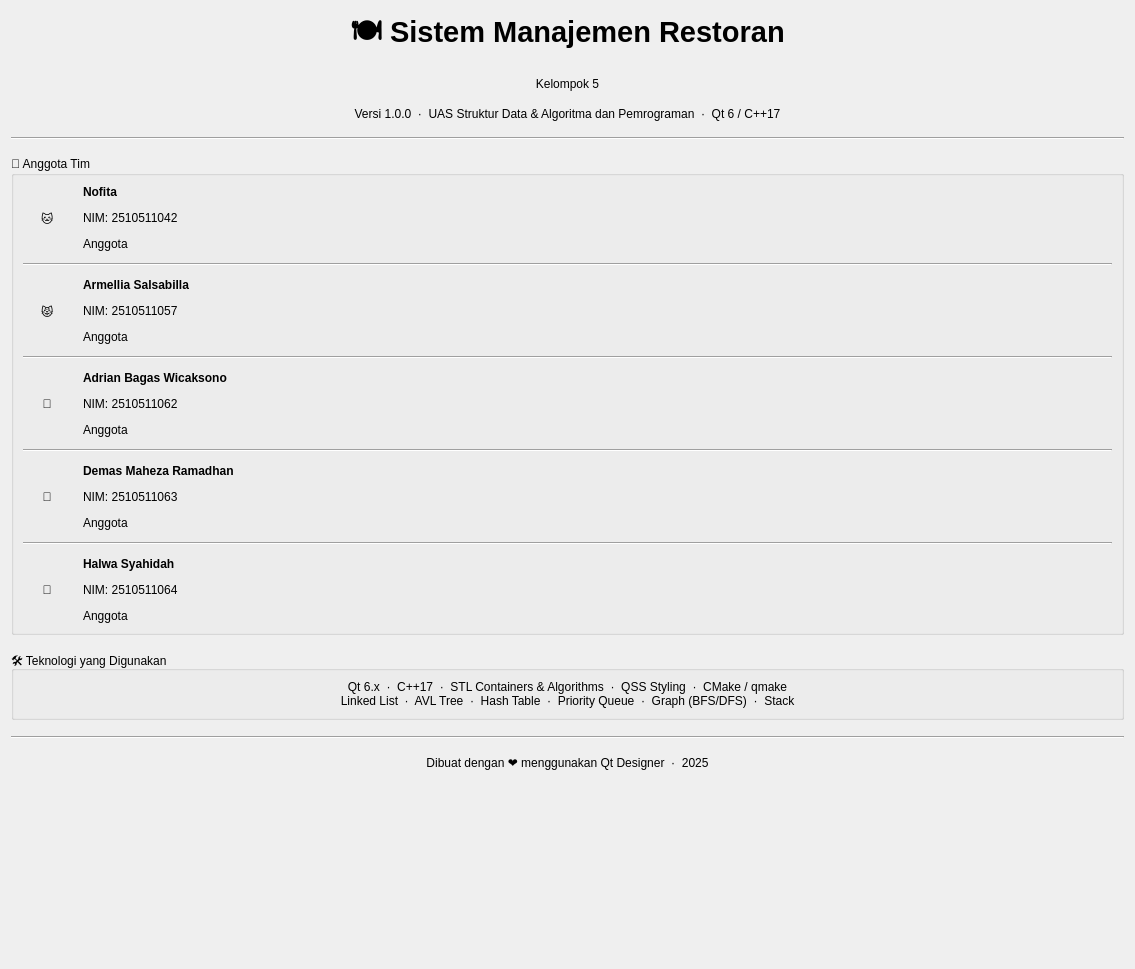
          <widget class="QWidget" name="creditScrollContent">
           <property name="geometry">
            <rect>
             <x>0</x>
             <y>0</y>
             <width>1135</width>
             <height>969</height>
            </rect>
           </property>
           <layout class="QVBoxLayout" name="creditScrollLayout">
            <property name="spacing">
             <number>16</number>
            </property>
            <item>
             <widget class="QLabel" name="lblCreditAppTitle">
              <property name="font">
               <font>
                <pointsize>22</pointsize>
                <bold>true</bold>
               </font>
              </property>
              <property name="text">
               <string>🍽 Sistem Manajemen Restoran</string>
              </property>
              <property name="alignment">
               <set>Qt::AlignmentFlag::AlignCenter</set>
              </property>
             </widget>
            </item>
            <item>
             <widget class="QLabel" name="IblKelompok">
              <property name="styleSheet">
               <string notr="true">color :rgb(0, 0, 0);
font: 700 16pt &quot;Segoe UI&quot;;</string>
              </property>
              <property name="text">
               <string>Kelompok 5</string>
              </property>
              <property name="alignment">
               <set>Qt::AlignmentFlag::AlignCenter</set>
              </property>
             </widget>
            </item>
            <item>
             <widget class="QLabel" name="lblCreditVersion">
              <property name="text">
               <string>Versi 1.0.0  ·  UAS Struktur Data &amp; Algoritma dan Pemrograman  ·  Qt 6 / C++17</string>
              </property>
              <property name="alignment">
               <set>Qt::AlignmentFlag::AlignCenter</set>
              </property>
             </widget>
            </item>
            <item>
             <widget class="QFrame" name="creditDivider1">
              <property name="frameShape">
               <enum>QFrame::Shape::HLine</enum>
              </property>
              <property name="frameShadow">
               <enum>QFrame::Shadow::Sunken</enum>
              </property>
             </widget>
            </item>
            <item>
             <widget class="QGroupBox" name="groupAnggota">
              <property name="title">
               <string>👥 Anggota Tim</string>
              </property>
              <layout class="QVBoxLayout" name="anggotaLayout">
               <property name="spacing">
                <number>12</number>
               </property>
               <item>
                <layout class="QHBoxLayout" name="rowAnggota1">
                 <item>
                  <widget class="QLabel" name="lblAvatar1">
                   <property name="enabled">
                    <bool>true</bool>
                   </property>
                   <property name="minimumSize">
                    <size>
                     <width>48</width>
                     <height>48</height>
                    </size>
                   </property>
                   <property name="maximumSize">
                    <size>
                     <width>48</width>
                     <height>48</height>
                    </size>
                   </property>
                   <property name="text">
                    <string>🐱</string>
                   </property>
                   <property name="alignment">
                    <set>Qt::AlignmentFlag::AlignCenter</set>
                   </property>
                  </widget>
                 </item>
                 <item>
                  <layout class="QVBoxLayout" name="infoAnggota1">
                   <item>
                    <widget class="QLabel" name="lblNama1">
                     <property name="font">
                      <font>
                       <bold>true</bold>
                      </font>
                     </property>
                     <property name="text">
                      <string>Nofita</string>
                     </property>
                    </widget>
                   </item>
                   <item>
                    <widget class="QLabel" name="lblNIM1">
                     <property name="text">
                      <string>NIM: 2510511042</string>
                     </property>
                    </widget>
                   </item>
                   <item>
                    <widget class="QLabel" name="lblPeran1">
                     <property name="text">
                      <string>Anggota</string>
                     </property>
                    </widget>
                   </item>
                  </layout>
                 </item>
                </layout>
               </item>
               <item>
                <widget class="QFrame" name="divAnggota1">
                 <property name="frameShape">
                  <enum>QFrame::Shape::HLine</enum>
                 </property>
                 <property name="frameShadow">
                  <enum>QFrame::Shadow::Sunken</enum>
                 </property>
                </widget>
               </item>
               <item>
                <layout class="QHBoxLayout" name="rowAnggota2">
                 <item>
                  <widget class="QLabel" name="lblAvatar2">
                   <property name="minimumSize">
                    <size>
                     <width>48</width>
                     <height>48</height>
                    </size>
                   </property>
                   <property name="maximumSize">
                    <size>
                     <width>48</width>
                     <height>48</height>
                    </size>
                   </property>
                   <property name="text">
                    <string>😾</string>
                   </property>
                   <property name="alignment">
                    <set>Qt::AlignmentFlag::AlignCenter</set>
                   </property>
                  </widget>
                 </item>
                 <item>
                  <layout class="QVBoxLayout" name="infoAnggota2">
                   <item>
                    <widget class="QLabel" name="lblNama2">
                     <property name="font">
                      <font>
                       <bold>true</bold>
                      </font>
                     </property>
                     <property name="text">
                      <string>Armellia Salsabilla</string>
                     </property>
                    </widget>
                   </item>
                   <item>
                    <widget class="QLabel" name="lblNIM2">
                     <property name="text">
                      <string>NIM: 2510511057</string>
                     </property>
                    </widget>
                   </item>
                   <item>
                    <widget class="QLabel" name="lblPeran2">
                     <property name="text">
                      <string>Anggota</string>
                     </property>
                    </widget>
                   </item>
                  </layout>
                 </item>
                </layout>
               </item>
               <item>
                <widget class="QFrame" name="divAnggota2">
                 <property name="frameShape">
                  <enum>QFrame::Shape::HLine</enum>
                 </property>
                 <property name="frameShadow">
                  <enum>QFrame::Shadow::Sunken</enum>
                 </property>
                </widget>
               </item>
               <item>
                <layout class="QHBoxLayout" name="rowAnggota3">
                 <item>
                  <widget class="QLabel" name="lblAvatar3">
                   <property name="minimumSize">
                    <size>
                     <width>48</width>
                     <height>48</height>
                    </size>
                   </property>
                   <property name="maximumSize">
                    <size>
                     <width>48</width>
                     <height>48</height>
                    </size>
                   </property>
                   <property name="text">
                    <string>🐻</string>
                   </property>
                   <property name="alignment">
                    <set>Qt::AlignmentFlag::AlignCenter</set>
                   </property>
                  </widget>
                 </item>
                 <item>
                  <layout class="QVBoxLayout" name="infoAnggota3">
                   <item>
                    <widget class="QLabel" name="lblNama3">
                     <property name="font">
                      <font>
                       <bold>true</bold>
                      </font>
                     </property>
                     <property name="text">
                      <string>Adrian Bagas Wicaksono</string>
                     </property>
                    </widget>
                   </item>
                   <item>
                    <widget class="QLabel" name="lblNIM3">
                     <property name="text">
                      <string>NIM: 2510511062</string>
                     </property>
                    </widget>
                   </item>
                   <item>
                    <widget class="QLabel" name="lblPeran3">
                     <property name="text">
                      <string>Anggota</string>
                     </property>
                    </widget>
                   </item>
                  </layout>
                 </item>
                </layout>
               </item>
               <item>
                <widget class="QFrame" name="divAnggota3">
                 <property name="frameShape">
                  <enum>QFrame::Shape::HLine</enum>
                 </property>
                 <property name="frameShadow">
                  <enum>QFrame::Shadow::Sunken</enum>
                 </property>
                </widget>
               </item>
               <item>
                <layout class="QHBoxLayout" name="rowAnggota4">
                 <item>
                  <widget class="QLabel" name="lblAvatar4">
                   <property name="minimumSize">
                    <size>
                     <width>48</width>
                     <height>48</height>
                    </size>
                   </property>
                   <property name="maximumSize">
                    <size>
                     <width>48</width>
                     <height>48</height>
                    </size>
                   </property>
                   <property name="text">
                    <string>🦊</string>
                   </property>
                   <property name="alignment">
                    <set>Qt::AlignmentFlag::AlignCenter</set>
                   </property>
                  </widget>
                 </item>
                 <item>
                  <layout class="QVBoxLayout" name="infoAnggota4">
                   <item>
                    <widget class="QLabel" name="lblNama4">
                     <property name="font">
                      <font>
                       <bold>true</bold>
                      </font>
                     </property>
                     <property name="text">
                      <string>Demas Maheza Ramadhan</string>
                     </property>
                    </widget>
                   </item>
                   <item>
                    <widget class="QLabel" name="lblNIM4">
                     <property name="text">
                      <string>NIM: 2510511063</string>
                     </property>
                    </widget>
                   </item>
                   <item>
                    <widget class="QLabel" name="lblPeran4">
                     <property name="text">
                      <string>Anggota</string>
                     </property>
                    </widget>
                   </item>
                  </layout>
                 </item>
                </layout>
               </item>
               <item>
                <widget class="QFrame" name="divAnggota4">
                 <property name="frameShape">
                  <enum>QFrame::Shape::HLine</enum>
                 </property>
                 <property name="frameShadow">
                  <enum>QFrame::Shadow::Sunken</enum>
                 </property>
                </widget>
               </item>
               <item>
                <layout class="QHBoxLayout" name="rowAnggota5">
                 <item>
                  <widget class="QLabel" name="lblAvatar5">
                   <property name="minimumSize">
                    <size>
                     <width>48</width>
                     <height>48</height>
                    </size>
                   </property>
                   <property name="maximumSize">
                    <size>
                     <width>48</width>
                     <height>48</height>
                    </size>
                   </property>
                   <property name="text">
                    <string>🐴</string>
                   </property>
                   <property name="alignment">
                    <set>Qt::AlignmentFlag::AlignCenter</set>
                   </property>
                  </widget>
                 </item>
                 <item>
                  <layout class="QVBoxLayout" name="infoAnggota5">
                   <item>
                    <widget class="QLabel" name="lblNama5">
                     <property name="font">
                      <font>
                       <bold>true</bold>
                      </font>
                     </property>
                     <property name="text">
                      <string>Halwa Syahidah</string>
                     </property>
                    </widget>
                   </item>
                   <item>
                    <widget class="QLabel" name="lblNIM5">
                     <property name="text">
                      <string>NIM: 2510511064</string>
                     </property>
                    </widget>
                   </item>
                   <item>
                    <widget class="QLabel" name="lblPeran5">
                     <property name="text">
                      <string>Anggota</string>
                     </property>
                    </widget>
                   </item>
                  </layout>
                 </item>
                </layout>
               </item>
              </layout>
             </widget>
            </item>
            <item>
             <widget class="QGroupBox" name="groupTech">
              <property name="title">
               <string>🛠 Teknologi yang Digunakan</string>
              </property>
              <layout class="QVBoxLayout">
               <item>
                <widget class="QLabel" name="lblTech">
                 <property name="text">
                  <string>Qt 6.x  ·  C++17  ·  STL Containers &amp; Algorithms  ·  QSS Styling  ·  CMake / qmake
Linked List  ·  AVL Tree  ·  Hash Table  ·  Priority Queue  ·  Graph (BFS/DFS)  ·  Stack</string>
                 </property>
                 <property name="alignment">
                  <set>Qt::AlignmentFlag::AlignCenter</set>
                 </property>
                 <property name="wordWrap">
                  <bool>true</bool>
                 </property>
                </widget>
               </item>
              </layout>
             </widget>
            </item>
            <item>
             <widget class="QFrame" name="creditDivider2">
              <property name="frameShape">
               <enum>QFrame::Shape::HLine</enum>
              </property>
              <property name="frameShadow">
               <enum>QFrame::Shadow::Sunken</enum>
              </property>
             </widget>
            </item>
            <item>
             <widget class="QLabel" name="lblCreditFooter">
              <property name="text">
               <string>Dibuat dengan ❤ menggunakan Qt Designer  ·  2025</string>
              </property>
              <property name="alignment">
               <set>Qt::AlignmentFlag::AlignCenter</set>
              </property>
             </widget>
            </item>
            <item>
             <spacer name="creditBottomSpacer">
              <property name="orientation">
               <enum>Qt::Orientation::Vertical</enum>
              </property>
              <property name="sizeHint" stdset="0">
               <size>
                <width>20</width>
                <height>20</height>
               </size>
              </property>
             </spacer>
            </item>
           </layout>
          </widget>
